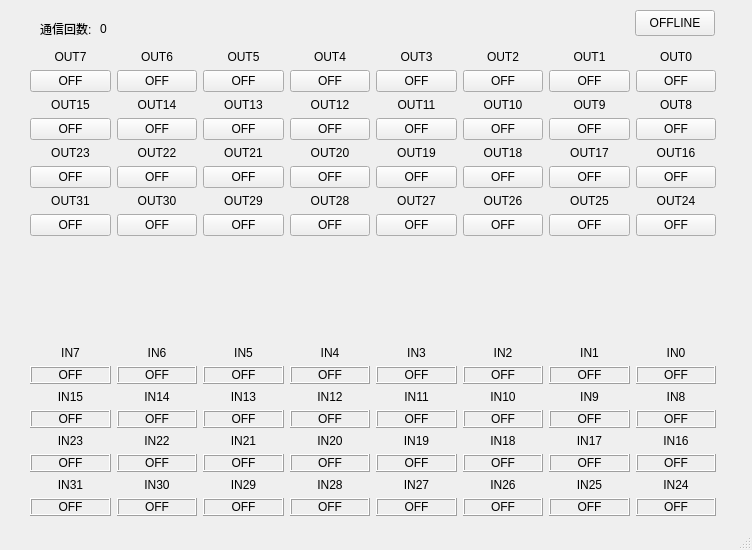
<?xml version="1.0" encoding="UTF-8"?>
<ui version="4.0">
 <class>MainWindow</class>
 <widget class="QMainWindow" name="MainWindow">
  <property name="geometry">
   <rect>
    <x>0</x>
    <y>0</y>
    <width>752</width>
    <height>550</height>
   </rect>
  </property>
  <property name="windowTitle">
   <string>PF523 Remote I/O demo</string>
  </property>
  <widget class="QWidget" name="centralwidget">
   <widget class="QWidget" name="layoutWidget">
    <property name="geometry">
     <rect>
      <x>30</x>
      <y>50</y>
      <width>686</width>
      <height>466</height>
     </rect>
    </property>
    <layout class="QVBoxLayout" name="verticalLayout">
     <item>
      <layout class="QGridLayout" name="gridLayout">
       <item row="0" column="0">
        <widget class="QLabel" name="label_7">
         <property name="text">
          <string>OUT7</string>
         </property>
         <property name="alignment">
          <set>Qt::AlignCenter</set>
         </property>
        </widget>
       </item>
       <item row="0" column="1">
        <widget class="QLabel" name="label_6">
         <property name="text">
          <string>OUT6</string>
         </property>
         <property name="alignment">
          <set>Qt::AlignCenter</set>
         </property>
        </widget>
       </item>
       <item row="0" column="2">
        <widget class="QLabel" name="label_16">
         <property name="text">
          <string>OUT5</string>
         </property>
         <property name="alignment">
          <set>Qt::AlignCenter</set>
         </property>
        </widget>
       </item>
       <item row="0" column="3">
        <widget class="QLabel" name="label_5">
         <property name="text">
          <string>OUT4</string>
         </property>
         <property name="alignment">
          <set>Qt::AlignCenter</set>
         </property>
        </widget>
       </item>
       <item row="0" column="4">
        <widget class="QLabel" name="label_4">
         <property name="text">
          <string>OUT3</string>
         </property>
         <property name="alignment">
          <set>Qt::AlignCenter</set>
         </property>
        </widget>
       </item>
       <item row="0" column="5">
        <widget class="QLabel" name="label_3">
         <property name="text">
          <string>OUT2</string>
         </property>
         <property name="alignment">
          <set>Qt::AlignCenter</set>
         </property>
        </widget>
       </item>
       <item row="0" column="6">
        <widget class="QLabel" name="label_2">
         <property name="text">
          <string>OUT1</string>
         </property>
         <property name="alignment">
          <set>Qt::AlignCenter</set>
         </property>
        </widget>
       </item>
       <item row="0" column="7">
        <widget class="QLabel" name="label">
         <property name="text">
          <string>OUT0</string>
         </property>
         <property name="alignment">
          <set>Qt::AlignCenter</set>
         </property>
        </widget>
       </item>
       <item row="1" column="0">
        <widget class="QPushButton" name="btnOUT07">
         <property name="text">
          <string>OFF</string>
         </property>
         <property name="checkable">
          <bool>true</bool>
         </property>
        </widget>
       </item>
       <item row="1" column="1">
        <widget class="QPushButton" name="btnOUT06">
         <property name="text">
          <string>OFF</string>
         </property>
         <property name="checkable">
          <bool>true</bool>
         </property>
        </widget>
       </item>
       <item row="1" column="2">
        <widget class="QPushButton" name="btnOUT05">
         <property name="text">
          <string>OFF</string>
         </property>
         <property name="checkable">
          <bool>true</bool>
         </property>
        </widget>
       </item>
       <item row="1" column="3">
        <widget class="QPushButton" name="btnOUT04">
         <property name="text">
          <string>OFF</string>
         </property>
         <property name="checkable">
          <bool>true</bool>
         </property>
        </widget>
       </item>
       <item row="1" column="4">
        <widget class="QPushButton" name="btnOUT03">
         <property name="text">
          <string>OFF</string>
         </property>
         <property name="checkable">
          <bool>true</bool>
         </property>
        </widget>
       </item>
       <item row="1" column="5">
        <widget class="QPushButton" name="btnOUT02">
         <property name="text">
          <string>OFF</string>
         </property>
         <property name="checkable">
          <bool>true</bool>
         </property>
        </widget>
       </item>
       <item row="1" column="6">
        <widget class="QPushButton" name="btnOUT01">
         <property name="text">
          <string>OFF</string>
         </property>
         <property name="checkable">
          <bool>true</bool>
         </property>
        </widget>
       </item>
       <item row="1" column="7">
        <widget class="QPushButton" name="btnOUT00">
         <property name="text">
          <string>OFF</string>
         </property>
         <property name="checkable">
          <bool>true</bool>
         </property>
         <property name="checked">
          <bool>false</bool>
         </property>
        </widget>
       </item>
       <item row="2" column="0">
        <widget class="QLabel" name="label_15">
         <property name="text">
          <string>OUT15</string>
         </property>
         <property name="alignment">
          <set>Qt::AlignCenter</set>
         </property>
        </widget>
       </item>
       <item row="2" column="1">
        <widget class="QLabel" name="label_14">
         <property name="text">
          <string>OUT14</string>
         </property>
         <property name="alignment">
          <set>Qt::AlignCenter</set>
         </property>
        </widget>
       </item>
       <item row="2" column="2">
        <widget class="QLabel" name="label_13">
         <property name="text">
          <string>OUT13</string>
         </property>
         <property name="alignment">
          <set>Qt::AlignCenter</set>
         </property>
        </widget>
       </item>
       <item row="2" column="3">
        <widget class="QLabel" name="label_12">
         <property name="text">
          <string>OUT12</string>
         </property>
         <property name="alignment">
          <set>Qt::AlignCenter</set>
         </property>
        </widget>
       </item>
       <item row="2" column="4">
        <widget class="QLabel" name="label_11">
         <property name="text">
          <string>OUT11</string>
         </property>
         <property name="alignment">
          <set>Qt::AlignCenter</set>
         </property>
        </widget>
       </item>
       <item row="2" column="5">
        <widget class="QLabel" name="label_10">
         <property name="text">
          <string>OUT10</string>
         </property>
         <property name="alignment">
          <set>Qt::AlignCenter</set>
         </property>
        </widget>
       </item>
       <item row="2" column="6">
        <widget class="QLabel" name="label_9">
         <property name="text">
          <string>OUT9</string>
         </property>
         <property name="alignment">
          <set>Qt::AlignCenter</set>
         </property>
        </widget>
       </item>
       <item row="2" column="7">
        <widget class="QLabel" name="label_8">
         <property name="text">
          <string>OUT8</string>
         </property>
         <property name="alignment">
          <set>Qt::AlignCenter</set>
         </property>
        </widget>
       </item>
       <item row="3" column="0">
        <widget class="QPushButton" name="btnOUT15">
         <property name="text">
          <string>OFF</string>
         </property>
         <property name="checkable">
          <bool>true</bool>
         </property>
        </widget>
       </item>
       <item row="3" column="1">
        <widget class="QPushButton" name="btnOUT14">
         <property name="text">
          <string>OFF</string>
         </property>
         <property name="checkable">
          <bool>true</bool>
         </property>
        </widget>
       </item>
       <item row="3" column="2">
        <widget class="QPushButton" name="btnOUT13">
         <property name="text">
          <string>OFF</string>
         </property>
         <property name="checkable">
          <bool>true</bool>
         </property>
        </widget>
       </item>
       <item row="3" column="3">
        <widget class="QPushButton" name="btnOUT12">
         <property name="text">
          <string>OFF</string>
         </property>
         <property name="checkable">
          <bool>true</bool>
         </property>
        </widget>
       </item>
       <item row="3" column="4">
        <widget class="QPushButton" name="btnOUT11">
         <property name="text">
          <string>OFF</string>
         </property>
         <property name="checkable">
          <bool>true</bool>
         </property>
        </widget>
       </item>
       <item row="3" column="5">
        <widget class="QPushButton" name="btnOUT10">
         <property name="text">
          <string>OFF</string>
         </property>
         <property name="checkable">
          <bool>true</bool>
         </property>
        </widget>
       </item>
       <item row="3" column="6">
        <widget class="QPushButton" name="btnOUT09">
         <property name="text">
          <string>OFF</string>
         </property>
         <property name="checkable">
          <bool>true</bool>
         </property>
        </widget>
       </item>
       <item row="3" column="7">
        <widget class="QPushButton" name="btnOUT08">
         <property name="text">
          <string>OFF</string>
         </property>
         <property name="checkable">
          <bool>true</bool>
         </property>
        </widget>
       </item>
       <item row="4" column="0">
        <widget class="QLabel" name="label_31">
         <property name="text">
          <string>OUT23</string>
         </property>
         <property name="alignment">
          <set>Qt::AlignCenter</set>
         </property>
        </widget>
       </item>
       <item row="4" column="1">
        <widget class="QLabel" name="label_19">
         <property name="text">
          <string>OUT22</string>
         </property>
         <property name="alignment">
          <set>Qt::AlignCenter</set>
         </property>
        </widget>
       </item>
       <item row="4" column="2">
        <widget class="QLabel" name="label_32">
         <property name="text">
          <string>OUT21</string>
         </property>
         <property name="alignment">
          <set>Qt::AlignCenter</set>
         </property>
        </widget>
       </item>
       <item row="4" column="3">
        <widget class="QLabel" name="label_21">
         <property name="text">
          <string>OUT20</string>
         </property>
         <property name="alignment">
          <set>Qt::AlignCenter</set>
         </property>
        </widget>
       </item>
       <item row="4" column="4">
        <widget class="QLabel" name="label_27">
         <property name="text">
          <string>OUT19</string>
         </property>
         <property name="alignment">
          <set>Qt::AlignCenter</set>
         </property>
        </widget>
       </item>
       <item row="4" column="5">
        <widget class="QLabel" name="label_25">
         <property name="text">
          <string>OUT18</string>
         </property>
         <property name="alignment">
          <set>Qt::AlignCenter</set>
         </property>
        </widget>
       </item>
       <item row="4" column="6">
        <widget class="QLabel" name="label_20">
         <property name="text">
          <string>OUT17</string>
         </property>
         <property name="alignment">
          <set>Qt::AlignCenter</set>
         </property>
        </widget>
       </item>
       <item row="4" column="7">
        <widget class="QLabel" name="label_30">
         <property name="text">
          <string>OUT16</string>
         </property>
         <property name="alignment">
          <set>Qt::AlignCenter</set>
         </property>
        </widget>
       </item>
       <item row="5" column="0">
        <widget class="QPushButton" name="btnOUT23">
         <property name="text">
          <string>OFF</string>
         </property>
         <property name="checkable">
          <bool>true</bool>
         </property>
        </widget>
       </item>
       <item row="5" column="1">
        <widget class="QPushButton" name="btnOUT22">
         <property name="text">
          <string>OFF</string>
         </property>
         <property name="checkable">
          <bool>true</bool>
         </property>
        </widget>
       </item>
       <item row="5" column="2">
        <widget class="QPushButton" name="btnOUT21">
         <property name="text">
          <string>OFF</string>
         </property>
         <property name="checkable">
          <bool>true</bool>
         </property>
        </widget>
       </item>
       <item row="5" column="3">
        <widget class="QPushButton" name="btnOUT20">
         <property name="text">
          <string>OFF</string>
         </property>
         <property name="checkable">
          <bool>true</bool>
         </property>
        </widget>
       </item>
       <item row="5" column="4">
        <widget class="QPushButton" name="btnOUT19">
         <property name="text">
          <string>OFF</string>
         </property>
         <property name="checkable">
          <bool>true</bool>
         </property>
        </widget>
       </item>
       <item row="5" column="5">
        <widget class="QPushButton" name="btnOUT18">
         <property name="text">
          <string>OFF</string>
         </property>
         <property name="checkable">
          <bool>true</bool>
         </property>
        </widget>
       </item>
       <item row="5" column="6">
        <widget class="QPushButton" name="btnOUT17">
         <property name="text">
          <string>OFF</string>
         </property>
         <property name="checkable">
          <bool>true</bool>
         </property>
        </widget>
       </item>
       <item row="5" column="7">
        <widget class="QPushButton" name="btnOUT16">
         <property name="text">
          <string>OFF</string>
         </property>
         <property name="checkable">
          <bool>true</bool>
         </property>
        </widget>
       </item>
       <item row="6" column="0">
        <widget class="QLabel" name="label_17">
         <property name="text">
          <string>OUT31</string>
         </property>
         <property name="alignment">
          <set>Qt::AlignCenter</set>
         </property>
        </widget>
       </item>
       <item row="6" column="1">
        <widget class="QLabel" name="label_18">
         <property name="text">
          <string>OUT30</string>
         </property>
         <property name="alignment">
          <set>Qt::AlignCenter</set>
         </property>
        </widget>
       </item>
       <item row="6" column="2">
        <widget class="QLabel" name="label_26">
         <property name="text">
          <string>OUT29</string>
         </property>
         <property name="alignment">
          <set>Qt::AlignCenter</set>
         </property>
        </widget>
       </item>
       <item row="6" column="3">
        <widget class="QLabel" name="label_29">
         <property name="text">
          <string>OUT28</string>
         </property>
         <property name="alignment">
          <set>Qt::AlignCenter</set>
         </property>
        </widget>
       </item>
       <item row="6" column="4">
        <widget class="QLabel" name="label_24">
         <property name="text">
          <string>OUT27</string>
         </property>
         <property name="alignment">
          <set>Qt::AlignCenter</set>
         </property>
        </widget>
       </item>
       <item row="6" column="5">
        <widget class="QLabel" name="label_28">
         <property name="text">
          <string>OUT26</string>
         </property>
         <property name="alignment">
          <set>Qt::AlignCenter</set>
         </property>
        </widget>
       </item>
       <item row="6" column="6">
        <widget class="QLabel" name="label_23">
         <property name="text">
          <string>OUT25</string>
         </property>
         <property name="alignment">
          <set>Qt::AlignCenter</set>
         </property>
        </widget>
       </item>
       <item row="6" column="7">
        <widget class="QLabel" name="label_22">
         <property name="text">
          <string>OUT24</string>
         </property>
         <property name="alignment">
          <set>Qt::AlignCenter</set>
         </property>
        </widget>
       </item>
       <item row="7" column="0">
        <widget class="QPushButton" name="btnOUT31">
         <property name="text">
          <string>OFF</string>
         </property>
         <property name="checkable">
          <bool>true</bool>
         </property>
        </widget>
       </item>
       <item row="7" column="1">
        <widget class="QPushButton" name="btnOUT30">
         <property name="text">
          <string>OFF</string>
         </property>
         <property name="checkable">
          <bool>true</bool>
         </property>
        </widget>
       </item>
       <item row="7" column="2">
        <widget class="QPushButton" name="btnOUT29">
         <property name="text">
          <string>OFF</string>
         </property>
         <property name="checkable">
          <bool>true</bool>
         </property>
        </widget>
       </item>
       <item row="7" column="3">
        <widget class="QPushButton" name="btnOUT28">
         <property name="text">
          <string>OFF</string>
         </property>
         <property name="checkable">
          <bool>true</bool>
         </property>
        </widget>
       </item>
       <item row="7" column="4">
        <widget class="QPushButton" name="btnOUT27">
         <property name="text">
          <string>OFF</string>
         </property>
         <property name="checkable">
          <bool>true</bool>
         </property>
        </widget>
       </item>
       <item row="7" column="5">
        <widget class="QPushButton" name="btnOUT26">
         <property name="text">
          <string>OFF</string>
         </property>
         <property name="checkable">
          <bool>true</bool>
         </property>
        </widget>
       </item>
       <item row="7" column="6">
        <widget class="QPushButton" name="btnOUT25">
         <property name="text">
          <string>OFF</string>
         </property>
         <property name="checkable">
          <bool>true</bool>
         </property>
        </widget>
       </item>
       <item row="7" column="7">
        <widget class="QPushButton" name="btnOUT24">
         <property name="text">
          <string>OFF</string>
         </property>
         <property name="checkable">
          <bool>true</bool>
         </property>
        </widget>
       </item>
      </layout>
     </item>
     <item>
      <spacer name="verticalSpacer">
       <property name="orientation">
        <enum>Qt::Vertical</enum>
       </property>
       <property name="sizeHint" stdset="0">
        <size>
         <width>20</width>
         <height>28</height>
        </size>
       </property>
      </spacer>
     </item>
     <item>
      <layout class="QGridLayout" name="gridLayout_2">
       <item row="0" column="0">
        <widget class="QLabel" name="label_39">
         <property name="text">
          <string>IN7</string>
         </property>
         <property name="alignment">
          <set>Qt::AlignCenter</set>
         </property>
        </widget>
       </item>
       <item row="0" column="1">
        <widget class="QLabel" name="label_38">
         <property name="text">
          <string>IN6</string>
         </property>
         <property name="alignment">
          <set>Qt::AlignCenter</set>
         </property>
        </widget>
       </item>
       <item row="0" column="2">
        <widget class="QLabel" name="label_40">
         <property name="text">
          <string>IN5</string>
         </property>
         <property name="alignment">
          <set>Qt::AlignCenter</set>
         </property>
        </widget>
       </item>
       <item row="0" column="3">
        <widget class="QLabel" name="label_37">
         <property name="text">
          <string>IN4</string>
         </property>
         <property name="alignment">
          <set>Qt::AlignCenter</set>
         </property>
        </widget>
       </item>
       <item row="0" column="4">
        <widget class="QLabel" name="label_33">
         <property name="text">
          <string>IN3</string>
         </property>
         <property name="alignment">
          <set>Qt::AlignCenter</set>
         </property>
        </widget>
       </item>
       <item row="0" column="5">
        <widget class="QLabel" name="label_36">
         <property name="text">
          <string>IN2</string>
         </property>
         <property name="alignment">
          <set>Qt::AlignCenter</set>
         </property>
        </widget>
       </item>
       <item row="0" column="6">
        <widget class="QLabel" name="label_34">
         <property name="text">
          <string>IN1</string>
         </property>
         <property name="alignment">
          <set>Qt::AlignCenter</set>
         </property>
        </widget>
       </item>
       <item row="0" column="7">
        <widget class="QLabel" name="label_35">
         <property name="text">
          <string>IN0</string>
         </property>
         <property name="alignment">
          <set>Qt::AlignCenter</set>
         </property>
        </widget>
       </item>
       <item row="1" column="0">
        <widget class="QLabel" name="lblIN07">
         <property name="frameShape">
          <enum>QFrame::Box</enum>
         </property>
         <property name="frameShadow">
          <enum>QFrame::Raised</enum>
         </property>
         <property name="text">
          <string>OFF</string>
         </property>
         <property name="alignment">
          <set>Qt::AlignCenter</set>
         </property>
        </widget>
       </item>
       <item row="1" column="1">
        <widget class="QLabel" name="lblIN06">
         <property name="frameShape">
          <enum>QFrame::Box</enum>
         </property>
         <property name="frameShadow">
          <enum>QFrame::Raised</enum>
         </property>
         <property name="text">
          <string>OFF</string>
         </property>
         <property name="alignment">
          <set>Qt::AlignCenter</set>
         </property>
        </widget>
       </item>
       <item row="1" column="2">
        <widget class="QLabel" name="lblIN05">
         <property name="frameShape">
          <enum>QFrame::Box</enum>
         </property>
         <property name="frameShadow">
          <enum>QFrame::Raised</enum>
         </property>
         <property name="text">
          <string>OFF</string>
         </property>
         <property name="alignment">
          <set>Qt::AlignCenter</set>
         </property>
        </widget>
       </item>
       <item row="1" column="3">
        <widget class="QLabel" name="lblIN04">
         <property name="frameShape">
          <enum>QFrame::Box</enum>
         </property>
         <property name="frameShadow">
          <enum>QFrame::Raised</enum>
         </property>
         <property name="text">
          <string>OFF</string>
         </property>
         <property name="alignment">
          <set>Qt::AlignCenter</set>
         </property>
        </widget>
       </item>
       <item row="1" column="4">
        <widget class="QLabel" name="lblIN03">
         <property name="frameShape">
          <enum>QFrame::Box</enum>
         </property>
         <property name="frameShadow">
          <enum>QFrame::Raised</enum>
         </property>
         <property name="text">
          <string>OFF</string>
         </property>
         <property name="alignment">
          <set>Qt::AlignCenter</set>
         </property>
        </widget>
       </item>
       <item row="1" column="5">
        <widget class="QLabel" name="lblIN02">
         <property name="frameShape">
          <enum>QFrame::Box</enum>
         </property>
         <property name="frameShadow">
          <enum>QFrame::Raised</enum>
         </property>
         <property name="text">
          <string>OFF</string>
         </property>
         <property name="alignment">
          <set>Qt::AlignCenter</set>
         </property>
        </widget>
       </item>
       <item row="1" column="6">
        <widget class="QLabel" name="lblIN01">
         <property name="frameShape">
          <enum>QFrame::Box</enum>
         </property>
         <property name="frameShadow">
          <enum>QFrame::Raised</enum>
         </property>
         <property name="text">
          <string>OFF</string>
         </property>
         <property name="alignment">
          <set>Qt::AlignCenter</set>
         </property>
        </widget>
       </item>
       <item row="1" column="7">
        <widget class="QLabel" name="lblIN00">
         <property name="frameShape">
          <enum>QFrame::Box</enum>
         </property>
         <property name="frameShadow">
          <enum>QFrame::Raised</enum>
         </property>
         <property name="text">
          <string>OFF</string>
         </property>
         <property name="alignment">
          <set>Qt::AlignCenter</set>
         </property>
        </widget>
       </item>
       <item row="2" column="0">
        <widget class="QLabel" name="label_43">
         <property name="text">
          <string>IN15</string>
         </property>
         <property name="alignment">
          <set>Qt::AlignCenter</set>
         </property>
        </widget>
       </item>
       <item row="2" column="1">
        <widget class="QLabel" name="label_41">
         <property name="text">
          <string>IN14</string>
         </property>
         <property name="alignment">
          <set>Qt::AlignCenter</set>
         </property>
        </widget>
       </item>
       <item row="2" column="2">
        <widget class="QLabel" name="label_44">
         <property name="text">
          <string>IN13</string>
         </property>
         <property name="alignment">
          <set>Qt::AlignCenter</set>
         </property>
        </widget>
       </item>
       <item row="2" column="3">
        <widget class="QLabel" name="label_48">
         <property name="text">
          <string>IN12</string>
         </property>
         <property name="alignment">
          <set>Qt::AlignCenter</set>
         </property>
        </widget>
       </item>
       <item row="2" column="4">
        <widget class="QLabel" name="label_46">
         <property name="text">
          <string>IN11</string>
         </property>
         <property name="alignment">
          <set>Qt::AlignCenter</set>
         </property>
        </widget>
       </item>
       <item row="2" column="5">
        <widget class="QLabel" name="label_42">
         <property name="text">
          <string>IN10</string>
         </property>
         <property name="alignment">
          <set>Qt::AlignCenter</set>
         </property>
        </widget>
       </item>
       <item row="2" column="6">
        <widget class="QLabel" name="label_45">
         <property name="text">
          <string>IN9</string>
         </property>
         <property name="alignment">
          <set>Qt::AlignCenter</set>
         </property>
        </widget>
       </item>
       <item row="2" column="7">
        <widget class="QLabel" name="label_47">
         <property name="text">
          <string>IN8</string>
         </property>
         <property name="alignment">
          <set>Qt::AlignCenter</set>
         </property>
        </widget>
       </item>
       <item row="3" column="0">
        <widget class="QLabel" name="lblIN15">
         <property name="frameShape">
          <enum>QFrame::Box</enum>
         </property>
         <property name="frameShadow">
          <enum>QFrame::Raised</enum>
         </property>
         <property name="text">
          <string>OFF</string>
         </property>
         <property name="alignment">
          <set>Qt::AlignCenter</set>
         </property>
        </widget>
       </item>
       <item row="3" column="1">
        <widget class="QLabel" name="lblIN14">
         <property name="frameShape">
          <enum>QFrame::Box</enum>
         </property>
         <property name="frameShadow">
          <enum>QFrame::Raised</enum>
         </property>
         <property name="text">
          <string>OFF</string>
         </property>
         <property name="alignment">
          <set>Qt::AlignCenter</set>
         </property>
        </widget>
       </item>
       <item row="3" column="2">
        <widget class="QLabel" name="lblIN13">
         <property name="frameShape">
          <enum>QFrame::Box</enum>
         </property>
         <property name="frameShadow">
          <enum>QFrame::Raised</enum>
         </property>
         <property name="text">
          <string>OFF</string>
         </property>
         <property name="alignment">
          <set>Qt::AlignCenter</set>
         </property>
        </widget>
       </item>
       <item row="3" column="3">
        <widget class="QLabel" name="lblIN12">
         <property name="frameShape">
          <enum>QFrame::Box</enum>
         </property>
         <property name="frameShadow">
          <enum>QFrame::Raised</enum>
         </property>
         <property name="text">
          <string>OFF</string>
         </property>
         <property name="alignment">
          <set>Qt::AlignCenter</set>
         </property>
        </widget>
       </item>
       <item row="3" column="4">
        <widget class="QLabel" name="lblIN11">
         <property name="frameShape">
          <enum>QFrame::Box</enum>
         </property>
         <property name="frameShadow">
          <enum>QFrame::Raised</enum>
         </property>
         <property name="text">
          <string>OFF</string>
         </property>
         <property name="alignment">
          <set>Qt::AlignCenter</set>
         </property>
        </widget>
       </item>
       <item row="3" column="5">
        <widget class="QLabel" name="lblIN10">
         <property name="frameShape">
          <enum>QFrame::Box</enum>
         </property>
         <property name="frameShadow">
          <enum>QFrame::Raised</enum>
         </property>
         <property name="text">
          <string>OFF</string>
         </property>
         <property name="alignment">
          <set>Qt::AlignCenter</set>
         </property>
        </widget>
       </item>
       <item row="3" column="6">
        <widget class="QLabel" name="lblIN09">
         <property name="frameShape">
          <enum>QFrame::Box</enum>
         </property>
         <property name="frameShadow">
          <enum>QFrame::Raised</enum>
         </property>
         <property name="text">
          <string>OFF</string>
         </property>
         <property name="alignment">
          <set>Qt::AlignCenter</set>
         </property>
        </widget>
       </item>
       <item row="3" column="7">
        <widget class="QLabel" name="lblIN08">
         <property name="frameShape">
          <enum>QFrame::Box</enum>
         </property>
         <property name="frameShadow">
          <enum>QFrame::Raised</enum>
         </property>
         <property name="text">
          <string>OFF</string>
         </property>
         <property name="alignment">
          <set>Qt::AlignCenter</set>
         </property>
        </widget>
       </item>
       <item row="4" column="0">
        <widget class="QLabel" name="label_51">
         <property name="text">
          <string>IN23</string>
         </property>
         <property name="alignment">
          <set>Qt::AlignCenter</set>
         </property>
        </widget>
       </item>
       <item row="4" column="1">
        <widget class="QLabel" name="label_49">
         <property name="text">
          <string>IN22</string>
         </property>
         <property name="alignment">
          <set>Qt::AlignCenter</set>
         </property>
        </widget>
       </item>
       <item row="4" column="2">
        <widget class="QLabel" name="label_52">
         <property name="text">
          <string>IN21</string>
         </property>
         <property name="alignment">
          <set>Qt::AlignCenter</set>
         </property>
        </widget>
       </item>
       <item row="4" column="3">
        <widget class="QLabel" name="label_56">
         <property name="text">
          <string>IN20</string>
         </property>
         <property name="alignment">
          <set>Qt::AlignCenter</set>
         </property>
        </widget>
       </item>
       <item row="4" column="4">
        <widget class="QLabel" name="label_54">
         <property name="text">
          <string>IN19</string>
         </property>
         <property name="alignment">
          <set>Qt::AlignCenter</set>
         </property>
        </widget>
       </item>
       <item row="4" column="5">
        <widget class="QLabel" name="label_50">
         <property name="text">
          <string>IN18</string>
         </property>
         <property name="alignment">
          <set>Qt::AlignCenter</set>
         </property>
        </widget>
       </item>
       <item row="4" column="6">
        <widget class="QLabel" name="label_53">
         <property name="text">
          <string>IN17</string>
         </property>
         <property name="alignment">
          <set>Qt::AlignCenter</set>
         </property>
        </widget>
       </item>
       <item row="4" column="7">
        <widget class="QLabel" name="label_55">
         <property name="text">
          <string>IN16</string>
         </property>
         <property name="alignment">
          <set>Qt::AlignCenter</set>
         </property>
        </widget>
       </item>
       <item row="5" column="0">
        <widget class="QLabel" name="lblIN23">
         <property name="frameShape">
          <enum>QFrame::Box</enum>
         </property>
         <property name="frameShadow">
          <enum>QFrame::Raised</enum>
         </property>
         <property name="text">
          <string>OFF</string>
         </property>
         <property name="alignment">
          <set>Qt::AlignCenter</set>
         </property>
        </widget>
       </item>
       <item row="5" column="1">
        <widget class="QLabel" name="lblIN22">
         <property name="frameShape">
          <enum>QFrame::Box</enum>
         </property>
         <property name="frameShadow">
          <enum>QFrame::Raised</enum>
         </property>
         <property name="text">
          <string>OFF</string>
         </property>
         <property name="alignment">
          <set>Qt::AlignCenter</set>
         </property>
        </widget>
       </item>
       <item row="5" column="2">
        <widget class="QLabel" name="lblIN21">
         <property name="frameShape">
          <enum>QFrame::Box</enum>
         </property>
         <property name="frameShadow">
          <enum>QFrame::Raised</enum>
         </property>
         <property name="text">
          <string>OFF</string>
         </property>
         <property name="alignment">
          <set>Qt::AlignCenter</set>
         </property>
        </widget>
       </item>
       <item row="5" column="3">
        <widget class="QLabel" name="lblIN20">
         <property name="frameShape">
          <enum>QFrame::Box</enum>
         </property>
         <property name="frameShadow">
          <enum>QFrame::Raised</enum>
         </property>
         <property name="text">
          <string>OFF</string>
         </property>
         <property name="alignment">
          <set>Qt::AlignCenter</set>
         </property>
        </widget>
       </item>
       <item row="5" column="4">
        <widget class="QLabel" name="lblIN19">
         <property name="frameShape">
          <enum>QFrame::Box</enum>
         </property>
         <property name="frameShadow">
          <enum>QFrame::Raised</enum>
         </property>
         <property name="text">
          <string>OFF</string>
         </property>
         <property name="alignment">
          <set>Qt::AlignCenter</set>
         </property>
        </widget>
       </item>
       <item row="5" column="5">
        <widget class="QLabel" name="lblIN18">
         <property name="frameShape">
          <enum>QFrame::Box</enum>
         </property>
         <property name="frameShadow">
          <enum>QFrame::Raised</enum>
         </property>
         <property name="text">
          <string>OFF</string>
         </property>
         <property name="alignment">
          <set>Qt::AlignCenter</set>
         </property>
        </widget>
       </item>
       <item row="5" column="6">
        <widget class="QLabel" name="lblIN17">
         <property name="frameShape">
          <enum>QFrame::Box</enum>
         </property>
         <property name="frameShadow">
          <enum>QFrame::Raised</enum>
         </property>
         <property name="text">
          <string>OFF</string>
         </property>
         <property name="alignment">
          <set>Qt::AlignCenter</set>
         </property>
        </widget>
       </item>
       <item row="5" column="7">
        <widget class="QLabel" name="lblIN16">
         <property name="frameShape">
          <enum>QFrame::Box</enum>
         </property>
         <property name="frameShadow">
          <enum>QFrame::Raised</enum>
         </property>
         <property name="text">
          <string>OFF</string>
         </property>
         <property name="alignment">
          <set>Qt::AlignCenter</set>
         </property>
        </widget>
       </item>
       <item row="6" column="0">
        <widget class="QLabel" name="label_59">
         <property name="text">
          <string>IN31</string>
         </property>
         <property name="alignment">
          <set>Qt::AlignCenter</set>
         </property>
        </widget>
       </item>
       <item row="6" column="1">
        <widget class="QLabel" name="label_57">
         <property name="text">
          <string>IN30</string>
         </property>
         <property name="alignment">
          <set>Qt::AlignCenter</set>
         </property>
        </widget>
       </item>
       <item row="6" column="2">
        <widget class="QLabel" name="label_60">
         <property name="text">
          <string>IN29</string>
         </property>
         <property name="alignment">
          <set>Qt::AlignCenter</set>
         </property>
        </widget>
       </item>
       <item row="6" column="3">
        <widget class="QLabel" name="label_64">
         <property name="text">
          <string>IN28</string>
         </property>
         <property name="alignment">
          <set>Qt::AlignCenter</set>
         </property>
        </widget>
       </item>
       <item row="6" column="4">
        <widget class="QLabel" name="label_62">
         <property name="text">
          <string>IN27</string>
         </property>
         <property name="alignment">
          <set>Qt::AlignCenter</set>
         </property>
        </widget>
       </item>
       <item row="6" column="5">
        <widget class="QLabel" name="label_58">
         <property name="text">
          <string>IN26</string>
         </property>
         <property name="alignment">
          <set>Qt::AlignCenter</set>
         </property>
        </widget>
       </item>
       <item row="6" column="6">
        <widget class="QLabel" name="label_61">
         <property name="text">
          <string>IN25</string>
         </property>
         <property name="alignment">
          <set>Qt::AlignCenter</set>
         </property>
        </widget>
       </item>
       <item row="6" column="7">
        <widget class="QLabel" name="label_63">
         <property name="text">
          <string>IN24</string>
         </property>
         <property name="alignment">
          <set>Qt::AlignCenter</set>
         </property>
        </widget>
       </item>
       <item row="7" column="0">
        <widget class="QLabel" name="lblIN31">
         <property name="frameShape">
          <enum>QFrame::Box</enum>
         </property>
         <property name="frameShadow">
          <enum>QFrame::Raised</enum>
         </property>
         <property name="text">
          <string>OFF</string>
         </property>
         <property name="alignment">
          <set>Qt::AlignCenter</set>
         </property>
        </widget>
       </item>
       <item row="7" column="1">
        <widget class="QLabel" name="lblIN30">
         <property name="frameShape">
          <enum>QFrame::Box</enum>
         </property>
         <property name="frameShadow">
          <enum>QFrame::Raised</enum>
         </property>
         <property name="text">
          <string>OFF</string>
         </property>
         <property name="alignment">
          <set>Qt::AlignCenter</set>
         </property>
        </widget>
       </item>
       <item row="7" column="2">
        <widget class="QLabel" name="lblIN29">
         <property name="frameShape">
          <enum>QFrame::Box</enum>
         </property>
         <property name="frameShadow">
          <enum>QFrame::Raised</enum>
         </property>
         <property name="text">
          <string>OFF</string>
         </property>
         <property name="alignment">
          <set>Qt::AlignCenter</set>
         </property>
        </widget>
       </item>
       <item row="7" column="3">
        <widget class="QLabel" name="lblIN28">
         <property name="frameShape">
          <enum>QFrame::Box</enum>
         </property>
         <property name="frameShadow">
          <enum>QFrame::Raised</enum>
         </property>
         <property name="text">
          <string>OFF</string>
         </property>
         <property name="alignment">
          <set>Qt::AlignCenter</set>
         </property>
        </widget>
       </item>
       <item row="7" column="4">
        <widget class="QLabel" name="lblIN27">
         <property name="frameShape">
          <enum>QFrame::Box</enum>
         </property>
         <property name="frameShadow">
          <enum>QFrame::Raised</enum>
         </property>
         <property name="text">
          <string>OFF</string>
         </property>
         <property name="alignment">
          <set>Qt::AlignCenter</set>
         </property>
        </widget>
       </item>
       <item row="7" column="5">
        <widget class="QLabel" name="lblIN26">
         <property name="frameShape">
          <enum>QFrame::Box</enum>
         </property>
         <property name="frameShadow">
          <enum>QFrame::Raised</enum>
         </property>
         <property name="text">
          <string>OFF</string>
         </property>
         <property name="alignment">
          <set>Qt::AlignCenter</set>
         </property>
        </widget>
       </item>
       <item row="7" column="6">
        <widget class="QLabel" name="lblIN25">
         <property name="frameShape">
          <enum>QFrame::Box</enum>
         </property>
         <property name="frameShadow">
          <enum>QFrame::Raised</enum>
         </property>
         <property name="text">
          <string>OFF</string>
         </property>
         <property name="alignment">
          <set>Qt::AlignCenter</set>
         </property>
        </widget>
       </item>
       <item row="7" column="7">
        <widget class="QLabel" name="lblIN24">
         <property name="frameShape">
          <enum>QFrame::Box</enum>
         </property>
         <property name="frameShadow">
          <enum>QFrame::Raised</enum>
         </property>
         <property name="text">
          <string>OFF</string>
         </property>
         <property name="alignment">
          <set>Qt::AlignCenter</set>
         </property>
        </widget>
       </item>
      </layout>
     </item>
    </layout>
   </widget>
   <widget class="QPushButton" name="btnOnline">
    <property name="geometry">
     <rect>
      <x>635</x>
      <y>10</y>
      <width>80</width>
      <height>26</height>
     </rect>
    </property>
    <property name="text">
     <string>OFFLINE</string>
    </property>
    <property name="checkable">
     <bool>true</bool>
    </property>
   </widget>
   <widget class="QLabel" name="label_65">
    <property name="geometry">
     <rect>
      <x>40</x>
      <y>20</y>
      <width>55</width>
      <height>18</height>
     </rect>
    </property>
    <property name="text">
     <string>通信回数:</string>
    </property>
   </widget>
   <widget class="QLabel" name="lblCycleCount">
    <property name="geometry">
     <rect>
      <x>100</x>
      <y>20</y>
      <width>55</width>
      <height>18</height>
     </rect>
    </property>
    <property name="text">
     <string>0</string>
    </property>
   </widget>
  </widget>
  <widget class="QStatusBar" name="statusbar"/>
 </widget>
 <resources/>
 <connections/>
</ui>
